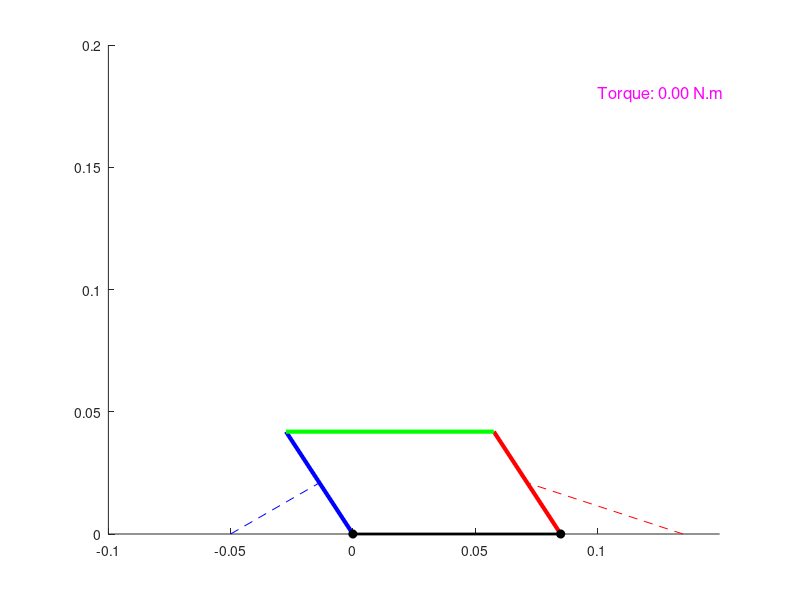

MATLAB code to generate this figure:
% Clear workspace
clear;
clc;

% Parameters
PLA_den = 1240;         % PLA density kg/m3
S = 0.05;              % Length of each side link (m)
T = 0.085;             % Length of the top link (m)
w_s =  0.005;          % width side
w_t =  0.0102;         % width top
m_s = PLA_den * w_s * S;   % Mass of each side link (kg)
m_t = PLA_den * w_t * T;   % Mass of the top link (kg)
k1 = 10;               % Spring 1 stiffness (N/m)
k2 = 10;               % Spring 2 stiffness (N/m)
l1_o = 0.03;           % Rest length of spring 1 (m)
l2_o = 0.03;           % Rest length of spring 2 (m)
a = 0.025;             % Distance from bottom-left pivot to spring 1 attachment (m)
b = 0.025;             % Distance from bottom-right pivot to spring 2 attachment (m)
D = 0.085;             % Distance between pivots (m)
Q1 = -0.05;            % Spring 1 bottom attachment point (m)
Q2 = D + 0.05;         % Spring 2 bottom attachment point (m)

% Define the applied torque (smooth increase/decrease with theta)
tau = @(theta) 0.0 * sin(theta);  % Example applied torque (smooth)

% Initial conditions (start from rest)
theta0 = 0;             % Initial angle (rad)
theta_dot0 = 0;         % Initial angular velocity (rad/s)
initial_conditions = [theta0; theta_dot0];

% Time span for the simulation
t_span = [0, 20];       % Simulate from t=0 to t=20 seconds (slower simulation)

% Differential equation function (returns derivatives)
function dydt = system_eqns(t, y, S, m_s, m_t, k1, k2, l1_o, l2_o, a, b, Q1, Q2, T, D, tau)
    theta1 = y(1);  % Angle of the left side link
    theta_dot1 = y(2);
    
    % For the parallelogram constraint, we know theta2 = theta1
    % Calculate the positions of points A and B, with fixed length of the top link
    A_x = -S * cos(theta1);
    A_y = S * sin(theta1);
    
    B_x = D - S * cos(theta1); % Fixed top link length constraint
    B_y = S * sin(theta1);     % Symmetric behavior
    
    % Calculate spring lengths
    l1 = sqrt((a * sin(theta1))^2 + (a * cos(theta1) + Q1)^2); % Spring 1 length
    l2 = sqrt((b * sin(theta1))^2 + ((Q2 - T) + b * cos(theta1))^2); % Spring 2 length
    
    % Derivatives of spring lengths
    dl1_dtheta = (a * cos(theta1) + Q1) / l1;
    dl2_dtheta = ((Q2 - T) + b * cos(theta1)) / l2;
    
    % Spring forces (passive forces, only reacting to displacement)
    spring_force_1 = k1 * (l1 - l1_o) * dl1_dtheta;
    spring_force_2 = k2 * (l2 - l2_o) * dl2_dtheta;
    
    % Applied torque
    torque = tau(theta1);
    
    % Effective inertia
    I_eff = (2 / 3) * m_s * S^2 + m_t * S^2 * cos(theta1)^2;
    
    % Differential equation for theta1 (since theta2 = theta1 in the parallelogram)
    theta1_ddot = (spring_force_1 + spring_force_2 - torque) / I_eff;
    
    % Return the derivatives
    dydt = [theta_dot1; theta1_ddot];
end

% Solve the ODE using ode45
[t, y] = ode45(@(t, y) system_eqns(t, y, S, m_s, m_t, k1, k2, l1_o, l2_o, a, b, Q1, Q2, T, D, tau), t_span, initial_conditions);

% Prepare for animation
figure;
hold on;
axis equal;  % Keep aspect ratio fixed
xlim([-0.1, 0.15]);  % Adjust X-axis limits for better visualization
ylim([0, 0.2]);  % Adjust Y-axis limits for better visualization

% Plot the fixed base (bottom link)
plot([0, D], [0, 0], 'k-', 'LineWidth', 2);  % Base link

% Create plot for the mechanism animation
h_side_left = plot([0, 0], [0, 0], 'b-', 'LineWidth', 3);   % Left side link
h_side_right = plot([D, D], [0, 0], 'r-', 'LineWidth', 3);  % Right side link
h_top = plot([0, D], [0, 0], 'g-', 'LineWidth', 3);        % Top link

% Add markers for the joints (pivots)
h_left_pivot = plot(0, 0, 'ko', 'MarkerFaceColor', 'k'); % Left pivot
h_right_pivot = plot(D, 0, 'ko', 'MarkerFaceColor', 'k'); % Right pivot

% Add spring lines (optional, for visualization)
h_spring1 = plot([0, 0], [0, 0], 'b--'); % Spring 1 -> between a and A
h_spring2 = plot([D, D], [0, 0], 'r--'); % Spring 2 -> between b and B

% Plot the torque indication as an arrow (optional)
h_torque_text = text(0.1, 0.18, '', 'FontSize', 12, 'Color', 'm');  % Placeholder text for torque

% Loop for animation
for i = 1:length(t)
    % Extract the angle and angular velocity from the solution
    theta1 = y(i, 1);
    
    % Calculate positions of key points
    A_x = -S * cos(theta1);  % Position of point A (left side link end)
    A_y = S * sin(theta1);
    
    B_x = D - S * cos(theta1);  % Position of point B (right side link end)
    B_y = S * sin(theta1);
    
    % Calculate spring attachment points a and b
    a_x = -a * cos(theta1);  % Position of spring attachment point a
    a_y = a * sin(theta1);  % Position of spring attachment point a
    
    b_x = D - b * cos(theta1);  % Position of spring attachment point b
    b_y = b * sin(theta1);      % Position of spring attachment point b
    
    % Update the positions of the links
    set(h_side_left, 'XData', [0, A_x], 'YData', [0, A_y]);
    set(h_side_right, 'XData', [D, B_x], 'YData', [0, B_y]);
    set(h_top, 'XData', [A_x, B_x], 'YData', [A_y, B_y]);
    
    % Update spring positions (for visualization)
    set(h_spring1, 'XData', [Q1, a_x], 'YData', [0, a_y]);  % Update Spring 1 -> between Q1 and a
    set(h_spring2, 'XData', [Q2, b_x], 'YData', [0, b_y]);  % Update Spring 2 -> between Q2 and b
    
    % Update torque arrow (optional)
    torque = tau(theta1);  % Get current torque value
    torque_magnitude = 0.03 * torque;  % Adjust the torque magnitude for visualization
    % Update torque value text
    torque = tau(theta1);  % Get current torque value
    set(h_torque_text, 'String', ['Torque: ' num2str(torque, '%.2f') ' N.m']);  % Update torque value displayed
    
    % Pause for animation effect (slower simulation)
    pause(0.1);  % Slower
end